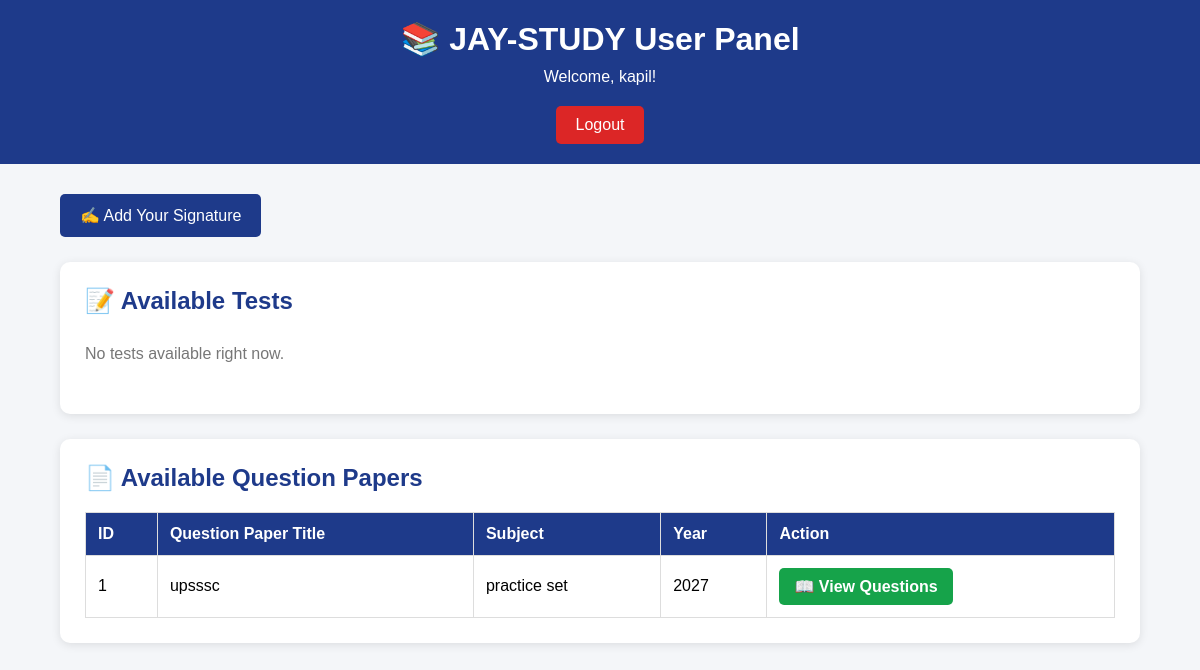
The page /user-panel (signed in) on the database as committed earlier.
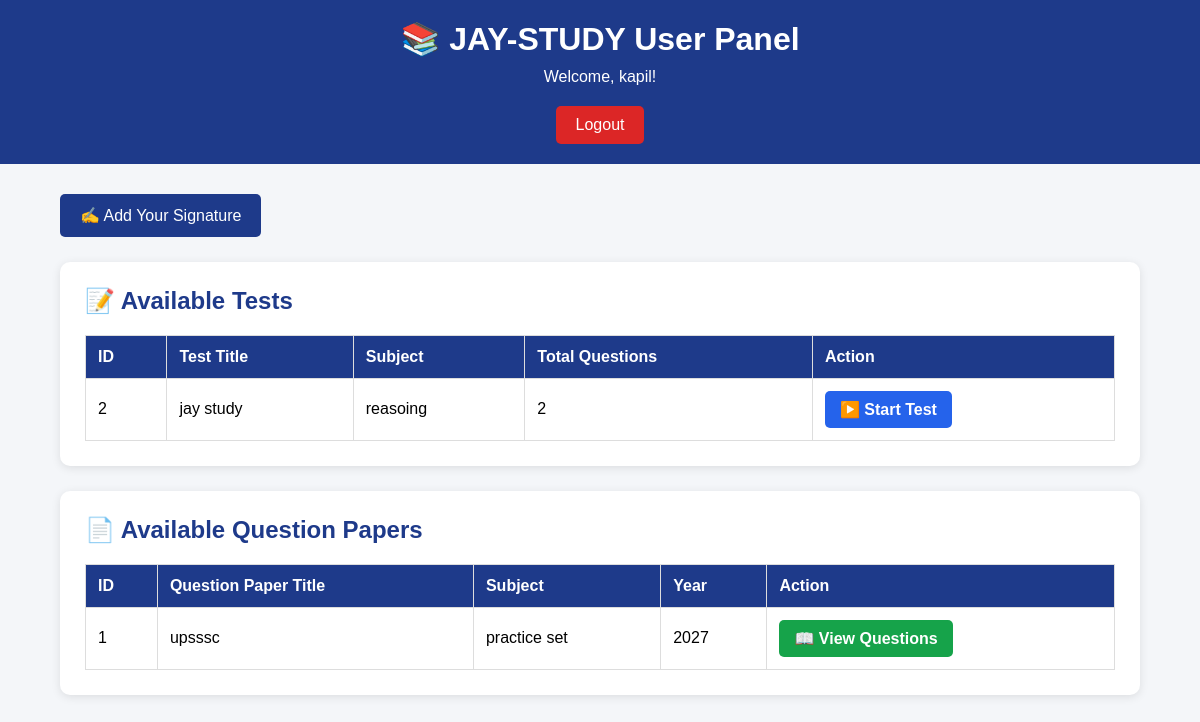
The same page on the database as committed later.
### tables this page shows
CREATE TABLE question_papers (
            id INTEGER PRIMARY KEY AUTOINCREMENT,
            title TEXT NOT NULL,
            subject TEXT NOT NULL,
            year TEXT NOT NULL
        , questions TEXT);

CREATE TABLE tests (
            id INTEGER PRIMARY KEY AUTOINCREMENT,
            title TEXT NOT NULL,
            subject TEXT NOT NULL,
            created_at TIMESTAMP DEFAULT CURRENT_TIMESTAMP
        );

### app.py (the view)
@app.route("/user-panel")
def user_panel():
    if "user" not in session:
        return redirect(url_for("login"))
    conn = get_db_connection()
    question_papers_data = conn.execute("""
        SELECT *
        FROM question_papers
        ORDER BY id DESC
    """).fetchall()
    tests_data = conn.execute("""
        SELECT
            tests.*,
            COUNT(test_questions.id)
            AS question_count
        FROM tests
        LEFT JOIN test_questions
        ON tests.id = test_questions.test_id
        GROUP BY tests.id
        ORDER BY tests.id DESC
    """).fetchall()
    conn.close()
    return render_template(
        "user_panel.html",
        question_papers=question_papers_data,
        tests=tests_data,
        username=session["user"]
    )

### app.py (called while the page is built)
def get_db_connection():
    conn = sqlite3.connect(DATABASE)
    conn.row_factory = sqlite3.Row
    return conn

### templates/user_panel.html (shortened to what this page needs)
<!DOCTYPE html>
<html lang="en">
<head>
</head>
<body>
    <div class="header">
        <h1>📚 JAY-STUDY User Panel</h1>
        <p>
            Welcome, {{ username }}!
        </p>
        <a href="/logout"
           class="logout">
            Logout
        </a>
    </div>
    <div class="container">
        <a href="/signature"
           class="signature-btn">
            ✍️ Add Your Signature
        </a>
        <div class="card">
            <h2>📝 Available Tests</h2>
            {% if tests %}
            <table>
                <tr>
                    <th>ID</th>
                    <th>Test Title</th>
                    <th>Subject</th>
                    <th>Total Questions</th>
                    <th>Action</th>
                </tr>
                {% for test in tests %}
                <tr>
                    <td>
                        {{ test.id }}
                    </td>
                    <td>
                        {{ test.title }}
                    </td>
                    <td>
                        {{ test.subject }}
                    </td>
                    <td>
                        {{ test.question_count }}
                    </td>
                    <td>
                        <a href="{{ url_for('start_test', id=test.id) }}"
                           class="test-btn">
                            ▶️ Start Test
                        </a>
                    </td>
                </tr>
                {% endfor %}
            </table>
            {% else %}
            <p class="empty-message">
                No tests available right now.
            </p>
            {% endif %}
        </div>
        <div class="card">
            <h2>📄 Available Question Papers</h2>
            {% if question_papers %}
            <table>
                <tr>
                    <th>ID</th>
                    <th>Question Paper Title</th>
                    <th>Subject</th>
                    <th>Year</th>
                    <th>Action</th>
                </tr>
                {% for paper in question_papers %}
                <tr>
                    <td>
                        {{ paper.id }}
                    </td>
                    <td>
                        {{ paper.title }}
                    </td>
                    <td>
                        {{ paper.subject }}
                    </td>
                    <td>
                        {{ paper.year }}
                    </td>
                    <td>
                        <a href="{{ url_for('view_question_paper', id=paper.id) }}"
                           class="view-btn">
                            📖 View Questions
                        </a>
                    </td>
                </tr>
                {% endfor %}
            </table>
            {% else %}
            <p class="empty-message">
                No question papers available right now.
            </p>
            {% endif %}
        </div>
    </div>
</body>
</html>

### templates/user_panel.html (style rules this page uses)
* { box-sizing: border-box; }
body { margin: 0; font-family: Arial, sans-serif; background: #f4f6f9; }
.header { background: #1e3a8a; color: white; padding: 20px; text-align: center; }
.header h1 { margin: 0; }
.header p { margin: 10px 0; }
.logout { display: inline-block; background: #dc2626; color: white; padding: 10px 20px; text-decoration: none; border-radius: 5px; margin-top: 10px; }
.container { width: 90%; max-width: 1100px; margin: auto; padding: 30px 0; }
.card { background: white; padding: 25px; border-radius: 10px; box-shadow: 0 2px 10px rgba(0,0,0,0.1); overflow-x: auto; margin-bottom: 25px; }
h2 { color: #1e3a8a; margin-top: 0; }
table { width: 100%; border-collapse: collapse; margin-top: 15px; }
th, td { padding: 12px; border: 1px solid #ddd; text-align: left; }
th { background: #1e3a8a; color: white; }
.signature-btn { display: inline-block; background: #1e3a8a; color: white; padding: 12px 20px; text-decoration: none; border-radius: 5px; margin-bottom: 25px; }
.view-btn { display: inline-block; background: #16a34a; color: white; padding: 9px 15px; text-decoration: none; border-radius: 5px; font-weight: bold; }
.test-btn { display: inline-block; background: #2563eb; color: white; padding: 9px 15px; text-decoration: none; border-radius: 5px; font-weight: bold; }

Rows that differ between the two databases and show on the page:
added tests: id "2", title "jay study", subject "reasoing", question_count "2"
Other text that changed with them:
text no longer shown: "No tests available right now."
text now shown: "ID Test Title Subject Total Questions Action"
